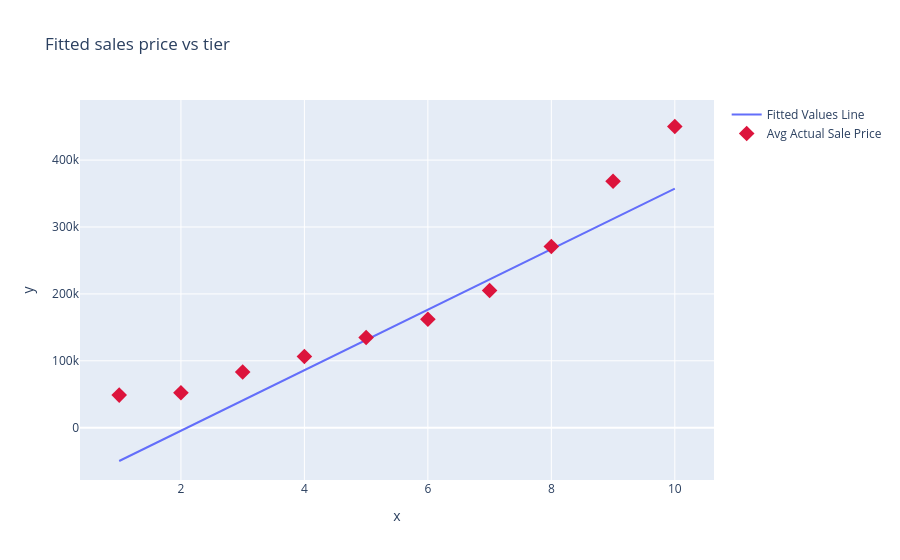

Notebook cell for this chart:
### Markdown cell above
* My prediction is that the middle quality tiers like above,below, and at average will stay reasonably within a similar range and then go up considerably when it rises to good quality. And I believe the rise from poor to average will also be a considerable jump.

### Code cell
# build quality map
qual_map = {
    "Very_Poor": 1,
    "Poor": 2,
    "Fair": 3,
    "Below_Average": 4,
    "Average": 5,
    "Above_Average": 6,
    "Good": 7,
    "Very_Good": 8,
    "Excellent": 9,
    "Very_Excellent": 10,
}

# map the qualities
ames["Quality_Tier"] = ames["Overall_Qual"].map(qual_map)

# fit the models
raw_qual_model = smf.ols("Sale_Price ~ Overall_Qual", data = ames).fit()
tier_qual_model = smf.ols("Sale_Price ~ Quality_Tier", data = ames).fit()

# average sales price per tier
avg_tier_prices = pd.DataFrame(ames.groupby("Quality_Tier")["Sale_Price"].mean().reset_index())

# fit the average tier price 
avg_tier_prices["Fitted_Sale_Price"] = tier_qual_model.predict(avg_tier_prices["Quality_Tier"])

# plot
fig = px.line(x = avg_tier_prices["Quality_Tier"], y = avg_tier_prices["Fitted_Sale_Price"], title = "Fitted sales price vs tier" )
fig.update_traces(name="Fitted Values Line", showlegend=True)

fig.add_scatter(
    x=avg_tier_prices["Quality_Tier"],
    y=avg_tier_prices["Sale_Price"],
    mode="markers", 
    name="Avg Actual Sale Price",
    marker=dict(size=12, color="crimson", symbol="diamond"),  # Make markers pop
)

fig.show()

### Figure 1 — Plotly figure (JSON) as saved in the notebook; plotly's stock layout.template omitted (floating-point values rounded to 4 significant figures)
{"data": [{"hovertemplate": "x=%{x}<br>y=%{y}<extra></extra>", "legendgroup": "", "line": {"color": "#636efa", "dash": "solid"}, "marker": {"symbol": "circle"}, "mode": "lines", "name": "Fitted Values Line", "orientation": "v", "showlegend": true, "type": "scatter", "x": [1, 2, 3, 4, 5, 6, 7, 8, 9, 10], "xaxis": "x", "y": [-49750.0, -4501.0, 40750.0, 86000.0, 131300.0, 176500.0, 221800.0, 267000.0, 312300.0, 357500.0], "yaxis": "y"}, {"marker": {"color": "crimson", "size": 12, "symbol": "diamond"}, "mode": "markers", "name": "Avg Actual Sale Price", "type": "scatter", "x": [1, 2, 3, 4, 5, 6, 7, 8, 9, 10], "y": [48720.0, 52330.0, 83190.0, 106500.0, 134800.0, 162100.0, 205000.0, 270900.0, 368300.0, 450200.0]}], "layout": {"legend": {"tracegroupgap": 0}, "title": {"text": "Fitted sales price vs tier"}, "xaxis": {"anchor": "y", "domain": [0, 1], "title": {"text": "x"}}, "yaxis": {"anchor": "x", "domain": [0, 1], "title": {"text": "y"}}}}
